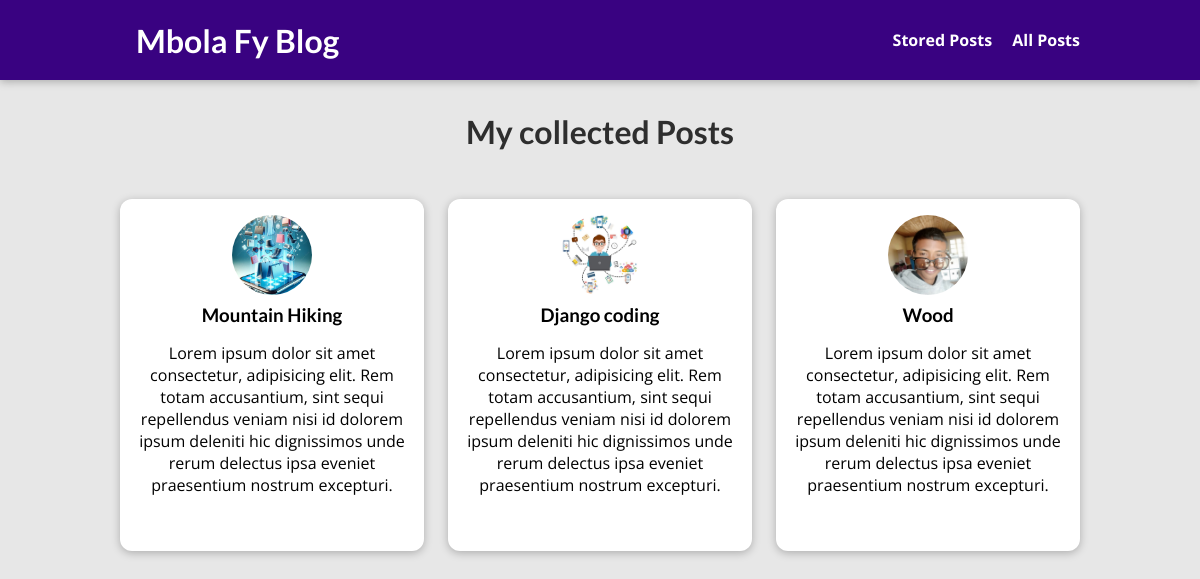
The app's page /posts, older data.
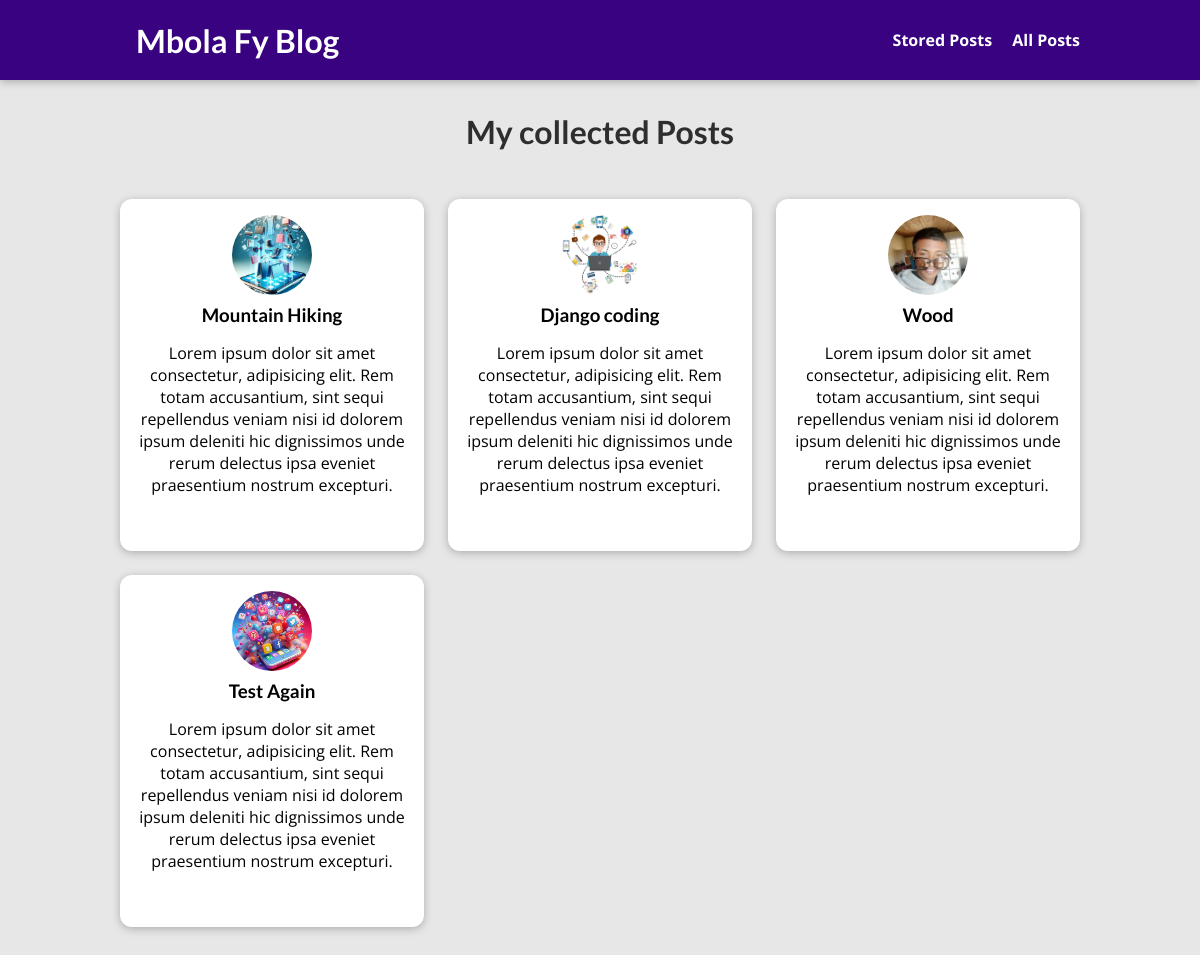
The same page, newer data.
### blog/models.py (models this page shows, shortened)
class Post(models.Model):
    title = models.CharField(max_length=150)
    excerpt = models.CharField(max_length=250)
    image = models.ImageField(upload_to="pots", null=True)
    date = models.DateField(auto_now=True)
    slug = models.SlugField(unique=True, db_index=True)
    content =  models.TextField(validators=[MinLengthValidator(10)])
    author = models.ForeignKey(Author, on_delete=models.SET_NULL, related_name="posts", null=True)
    tags = models.ManyToManyField(Tag)

### blog/views.py (the view)
# urls.py: path("posts", views.AllPostsView.as_view(), name="posts-page"),
class AllPostsView(ListView):
    template_name = "blog/all-posts.html"
    model = Post
    ordering = ["-date"]
    context_object_name = "all_posts"

### blog/templates/blog/all-posts.html (shortened to what this page needs)
{% extends 'base.html' %}
{% load static %}
{% block css_files %}
  <link rel="stylesheet" href="{% static 'blog/all-posts.css' %}"/>
  <link rel="stylesheet" href="{% static 'blog/post.css' %}"/>
{% endblock %}
{% block content %}
  <section id="all-posts">
    <h2>My collected Posts</h2>
    <ul>
      {% for post in all_posts  %}
        {% include 'blog/includes/post.html' %}
      {% endfor %}
    </ul>
  </section>
{% endblock %}

### blog/templates/blog/includes/post.html
{% load static %}
<li>
    <article id="post" class="post">
        <a href="{% url 'post-detail-page' post.slug %}">
            <img src="{{ post.image.url }}" alt="{{ post.title }}"/>
            <div class="post__content">
                <h3>{{ post.title }}</h3>
                <p>{{ post.excerpt }}</p>
            </div>
        </a>
    </article>
</li>

Row changes from the older to the newer data that the page shows:
added Post: image (picture), title "Test Again", excerpt "Lorem ipsum dolor sit amet consectetur, adipisicing elit. Rem totam accusantium, sint sequi repellendus veniam nisi id dolorem ipsum deleniti hic dignissimos unde rerum delectus ipsa eveniet praesentium nostrum excepturi."
